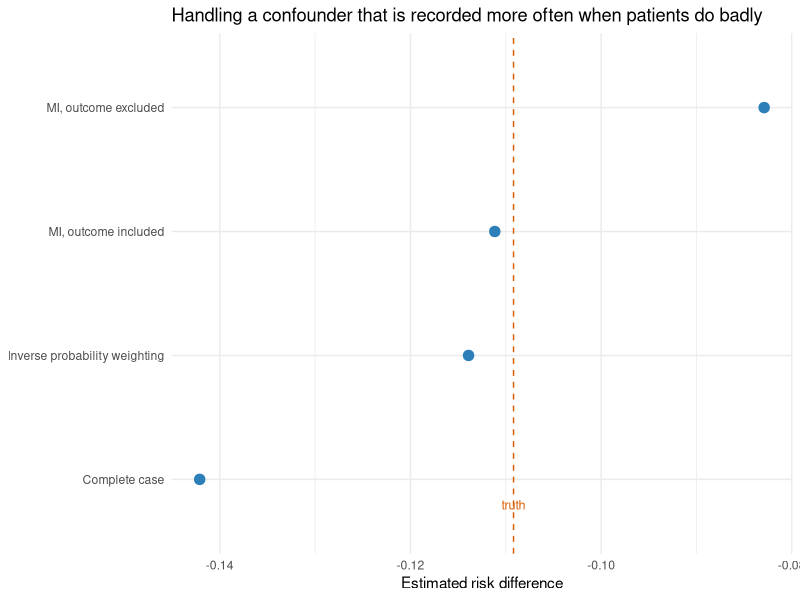
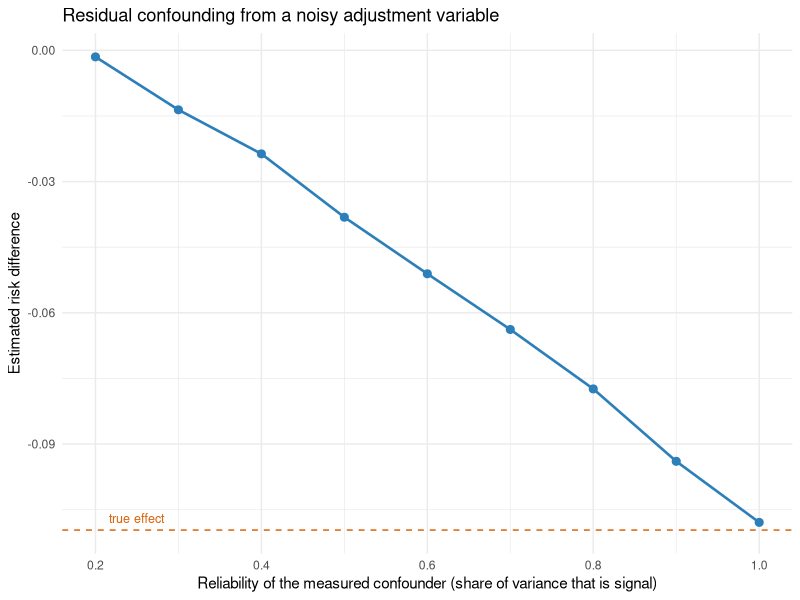

These figures' R source, in order:
## ---- chunk 1
#| include: false
knitr::opts_chunk$set(
  collapse = TRUE,
  comment = "#>",
  fig.width = 7,
  fig.height = 4,
  fig.align = "center"
)
## ---- chunk 2
#| label: miss-simulate
#| message: false
set.seed(404)
n <- 50000

X <- rnorm(n)                                        # age, always recorded
L <- 0.6 * X + rnorm(n)                              # severity, sometimes recorded
A <- rbinom(n, 1, plogis(-0.2 + 0.9 * L + 0.3 * X))  # treatment follows severity
Y <- rbinom(n, 1, plogis(-1.2 + 1.0 * L + 0.4 * X - 0.8 * A))

# The true ATE, from the data-generating process
p1 <- plogis(-1.2 + 1.0 * L + 0.4 * X - 0.8)
p0 <- plogis(-1.2 + 1.0 * L + 0.4 * X)
truth <- mean(p1) - mean(p0)

# Severity is recorded more often for patients who do badly
R <- rbinom(n, 1, plogis(0.1 + 0.7 * X + 1.3 * Y))
dat <- data.frame(X, L = ifelse(R == 1, L, NA), A, Y, R)
c(truth = round(truth, 4), `proportion recorded` = mean(R))
## ---- chunk 3
#| label: miss-gcomp
gcomp <- function(d, wt = NULL) {
  if (is.null(wt)) wt <- rep(1, nrow(d))
  fit <- glm(Y ~ A + L + X, family = quasibinomial, data = d, weights = wt)
  d1 <- d; d1$A <- 1
  d0 <- d; d0$A <- 0
  weighted.mean(predict(fit, d1, type = "response"), wt) -
    weighted.mean(predict(fit, d0, type = "response"), wt)
}

cc <- dat[dat$R == 1, ]
est_cc <- gcomp(cc)

# Weighting: upweight complete cases by 1 / P(recorded | X, Y)
r_mod <- glm(R ~ X + Y, family = binomial, data = dat)
cc$w <- 1 / predict(r_mod, newdata = cc, type = "response")
est_ipw <- gcomp(cc, wt = cc$w)
## ---- chunk 4
#| label: miss-impute
#| message: false
#| warning: false
library(mice)

pool_gcomp <- function(imp, m) {
  mean(vapply(seq_len(m), function(k) gcomp(complete(imp, k)), numeric(1)))
}

base <- dat[, c("X", "L", "A", "Y")]
m <- 10

# (a) outcome excluded from the imputation model
pm <- make.predictorMatrix(base)
pm["L", "Y"] <- 0
imp_noY <- mice(base, m = m, predictorMatrix = pm, printFlag = FALSE, seed = 5)

# (b) outcome included, as the missingness mechanism requires
imp_Y <- mice(base, m = m, printFlag = FALSE, seed = 5)

results <- data.frame(
  Method = c("Truth (full data)", "Complete case", "MI, outcome excluded",
             "MI, outcome included", "Inverse probability weighting"),
  Estimate = c(truth, est_cc, pool_gcomp(imp_noY, m), pool_gcomp(imp_Y, m), est_ipw))
results$Bias <- results$Estimate - truth
knitr::kable(results, digits = 4, align = "lrr")
## ---- chunk 5
#| label: fig-missing-methods
#| fig-cap: "Estimated average treatment effect on the risk difference scale under four ways of handling a partially recorded confounder, against the truth (dashed line). Severity is recorded more often for patients who do badly. Complete-case analysis and an imputation model that excludes the outcome both miss, in opposite directions. Weighting by the inverse probability of being recorded, and imputation that uses the outcome, recover the truth."
#| code-fold: true
library(ggplot2)
plot_df <- results[results$Method != "Truth (full data)", ]
ggplot(plot_df, aes(reorder(Method, Estimate), Estimate)) +
  geom_hline(yintercept = truth, linetype = "dashed", colour = "#d95f02") +
  geom_point(size = 3.2, colour = "#2c7fb8") +
  annotate("text", x = 0.7, y = truth, label = "truth", vjust = -0.7,
           colour = "#d95f02", size = 3.2) +
  coord_flip() +
  labs(x = NULL, y = "Estimated risk difference",
       title = "Handling a confounder that is recorded more often when patients do badly") +
  theme_minimal()
## ---- chunk 6
#| label: meas-error
#| message: false
set.seed(99)
N <- 20000
Lt <- rnorm(N)                                          # true confounder
At <- rbinom(N, 1, plogis(-0.2 + 1.0 * Lt))
Yt <- rbinom(N, 1, plogis(-1.0 + 1.0 * Lt - 0.7 * At))
true_ate <- mean(plogis(-1.0 + 1.0 * Lt - 0.7)) - mean(plogis(-1.0 + 1.0 * Lt))

adjust_with <- function(reliability) {
  # observed proxy with the requested share of variance from the true value
  Lobs <- sqrt(reliability) * Lt + sqrt(1 - reliability) * rnorm(N)
  d <- data.frame(Y = Yt, A = At, L = Lobs)
  fit <- glm(Y ~ A + L, family = binomial, data = d)
  d1 <- d; d1$A <- 1; d0 <- d; d0$A <- 0
  mean(predict(fit, d1, type = "response")) - mean(predict(fit, d0, type = "response"))
}

rel <- seq(0.2, 1, by = 0.1)
curve_df <- data.frame(reliability = rel,
                       estimate = vapply(rel, adjust_with, numeric(1)))
curve_df$bias <- curve_df$estimate - true_ate
knitr::kable(curve_df, digits = 4, align = "rrr")
## ---- chunk 7
#| label: fig-measurement-error
#| fig-cap: "Estimated treatment effect after adjusting for a proxy of the confounder, as the proxy's reliability varies. Reliability 1.0 is the true confounder and recovers the truth (dashed line). At reliability 0.6, a level many registry proxies would be pleased with, roughly half the confounding survives adjustment."
#| code-fold: true
ggplot(curve_df, aes(reliability, estimate)) +
  geom_hline(yintercept = true_ate, linetype = "dashed", colour = "#d95f02") +
  geom_line(colour = "#2c7fb8", linewidth = 0.9) +
  geom_point(colour = "#2c7fb8", size = 2.4) +
  annotate("text", x = 0.25, y = true_ate, label = "true effect", vjust = -0.7,
           colour = "#d95f02", size = 3.2) +
  labs(x = "Reliability of the measured confounder (share of variance that is signal)",
       y = "Estimated risk difference",
       title = "Residual confounding from a noisy adjustment variable") +
  theme_minimal()
## ---- chunk 8
#| label: misclass
set.seed(3)
Nm <- 100000
Am <- rbinom(Nm, 1, 0.5)                       # randomized, so the crude RD is causal
Ym <- rbinom(Nm, 1, plogis(-1.0 - 0.7 * Am))
Se <- 0.80; Sp <- 0.95
Ystar <- rbinom(Nm, 1, ifelse(Ym == 1, Se, 1 - Sp))

true_rd <- mean(Ym[Am == 1]) - mean(Ym[Am == 0])
obs_rd  <- mean(Ystar[Am == 1]) - mean(Ystar[Am == 0])
c(`true RD` = round(true_rd, 4),
  `RD from the misclassified outcome` = round(obs_rd, 4),
  `formula prediction` = round(true_rd * (Se + Sp - 1), 4))
